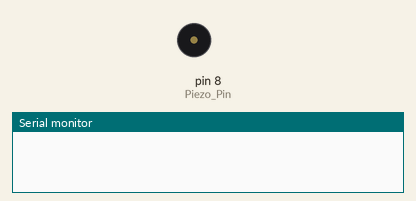
This sketch was run on a simulated Arduino Uno, built with avr-gcc and run on an emulated ATmega328P. Shown: buzzer (waves = sounding), the last lines printed to the serial monitor.

Above: at 0.2 s.
At 6.7 s:
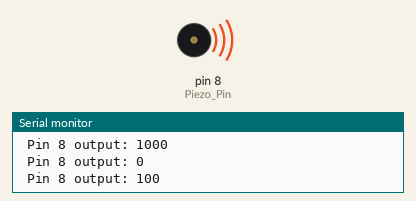
Timing chart, 0 to 7.2 s (numbered marks = the images above):
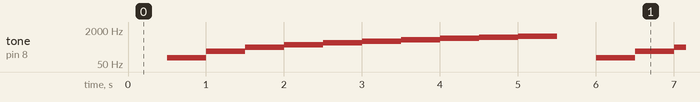

The sketch:

test.ino
```cpp
const int Piezo_Pin = 8;

void setup() {
  Serial.begin(9600);
  pinMode(Piezo_Pin, OUTPUT);
}

void loop() {
  for (int i=0; i <= 1000; i+=100) {
    tone(Piezo_Pin, i);
    delay (500);
    Serial.print(" Pin 8 output: ");
    Serial.println(i);
  }
}
```

Measured:
- by itself, tone on pin 8 (Piezo_Pin): repeats every 5.5 s: 200 Hz 0.50 s, 300 Hz 0.50 s, 400 Hz 0.50 s, 500 Hz 0.50 s, 600 Hz 0.50 s, 700 Hz 0.50 s, 800 Hz 0.50 s, 900 Hz 0.50 s, 1000 Hz 0.50 s, silent 0.50 s, 100 Hz 0.50 s
